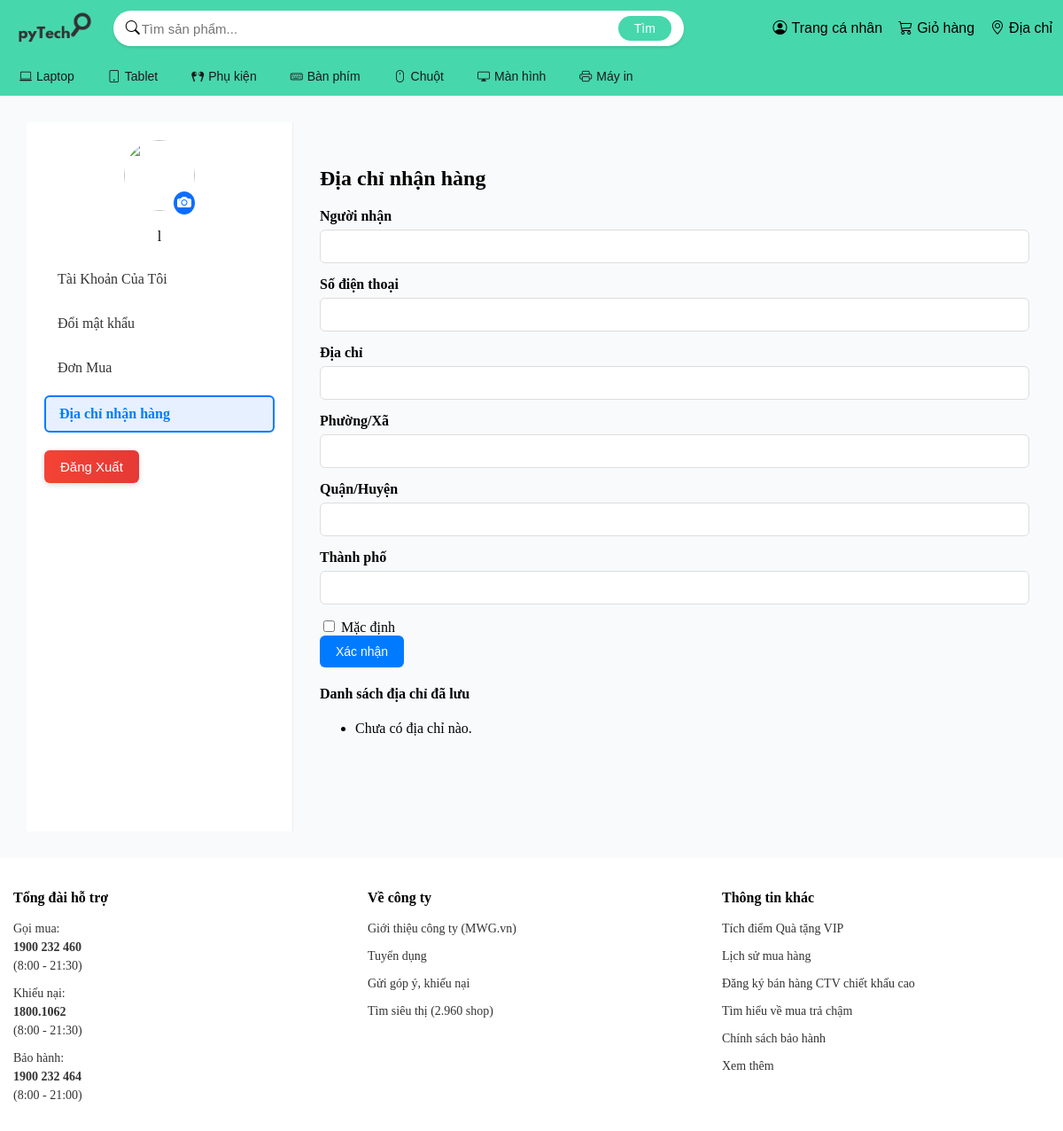
/accounts/profile/address/ (signed in), run on an earlier commit of the app's database.
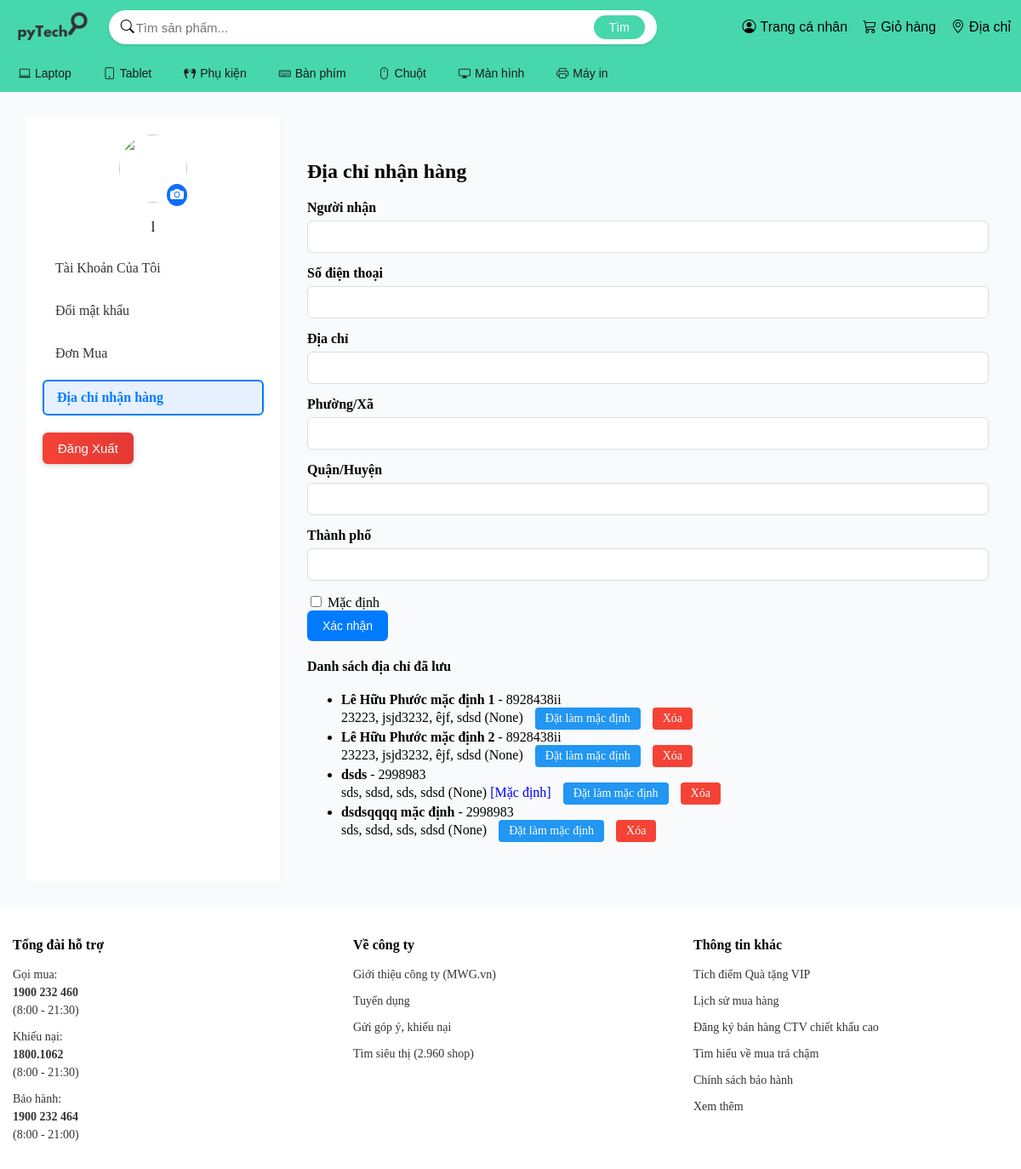
And on a later commit of the database.
### accounts/models.py (models this page shows, shortened)
class Address(models.Model):
    id = models.CharField(verbose_name="ID",primary_key=True)
    customer = models.ForeignKey(Customer, verbose_name="Mã khách hàng",on_delete=models.CASCADE, editable=False)
    recipient_name = models.CharField(verbose_name="Tên người nhận",max_length=255)
    phone = models.CharField(verbose_name="Số điện thoại",max_length=20)
    address_line = models.TextField(verbose_name="Đường")
    ward = models.CharField(verbose_name="Xã",max_length=255, null=True, blank=True)
    district = models.CharField(verbose_name="Quận/Huyện",max_length=255)
    city = models.CharField(verbose_name="Thành Phố",max_length=255)
    postal_code = models.CharField(max_length=20, null=True, blank=True)
    is_default = models.BooleanField(verbose_name="Địa chỉ mặc định",default=False)

### accounts/views.py (the view, shortened to what this page needs)
# urls.py: path("profile/address/", views.profile_address_view, name="profile_address"),
def profile_address_view(request):
    customer_id = request.session.get("customer_id")
    if not customer_id:
        return redirect("login")
    customer = Customer.objects.get(id=customer_id)
    error = None
    success = None
    addresses = Address.objects.filter(customer=customer)
    return render(request, "accounts/profile.html", {
        "customer": customer,
        "addresses": addresses,
        "active_section": "address",
        "error": error,
        "success": success,
    })

### accounts/templates/accounts/profile.html (shortened to what this page needs)
{% extends "userBase.html" %}
{% block head %}
    {% load static %}
    <link rel="stylesheet" href="{% static 'css/profile.css' %}">
{% endblock %}
{% block content %}
<body>
<div class="container-user">
    <aside class="sidebar">
        <div class="user-info">
            <div class="avatar-wrapper">
                <img src="{% static 'TechStore/media/avt/avatar.png' %}" class="avatar-img">
                <span class="avatar-camera"><i class="bi bi-camera-fill"></i></span>
            </div>
            <p class="username">{{ customer.full_name }}</p>
        </div>
        <nav class="menu">
            <ul>
              <li class="{% if active_section == 'profile' %}active{% endif %}">
                <a href="{% url 'profile' %}">Tài Khoản Của Tôi</a>
              </li>
              <li class="{% if active_section == 'password' %}active{% endif %}">
                <a href="{% url 'profile_password' %}">Đổi mật khẩu</a>
              </li>
              <li class="{% if active_section == 'orders' %}active{% endif %}">
                <a href="#">Đơn Mua</a>
              </li>
             <li class="{% if active_section == 'address' %}active{% endif %}">
              <a href="{% url 'profile_address' %}">Địa chỉ nhận hàng</a>
            </li>
            </ul>
        </nav>
        <div class="logout-section">
            <a href="{% url 'logout' %}">
                <button id="logoutBtn">Đăng Xuất</button>
            </a>
        </div>
    </aside>
    <main class="content">
<section class="section {% if active_section == 'address' %}active{% endif %}">
  <h2>Địa chỉ nhận hàng</h2>
  <form method="post" action="{% url 'profile_address' %}">
    <div class="form-group">
      <label>Người nhận</label>
      <input type="text" name="recipient_name" required>
    </div>
    <div class="form-group">
      <label>Số điện thoại</label>
      <input type="text" name="phone" required>
    </div>
    <div class="form-group">
      <label>Địa chỉ</label>
      <input type="text" name="address_line" required>
    </div>
    <div class="form-group">
      <label>Phường/Xã</label>
      <input type="text" name="ward">
    </div>
    <div class="form-group">
      <label>Quận/Huyện</label>
      <input type="text" name="district">
    </div>
    <div class="form-group">
      <label>Thành phố</label>
      <input type="text" name="city">
    </div>
    <div class="form-check">
      <input class="form-check-input" type="checkbox" name="is_default" id="defaultCheck">
      <label class="form-check-label" for="defaultCheck">
        Mặc định
      </label>
    </div>
    <button class="save-btn" type="submit">Xác nhận</button>
  </form>
  <h4>Danh sách địa chỉ đã lưu</h4>
  <ul class="address-list">
    {% for addr in addresses %}
      <li>
        <strong>{{ addr.recipient_name }}</strong> - {{ addr.phone }} <br>
        {{ addr.address_line }}, {{ addr.ward }}, {{ addr.district }}, {{ addr.city }} ({{ addr.postal_code }})
        {% if addr.is_default %}
          <span style="color:blue;">[Mặc định]</span>
        {% endif %}
        <a href="{% url 'set_default_address' addr.id %}" class="default-btn"> Đặt làm mặc định </a>
        <a href="{% url 'delete_address' addr.id %}" class="delete-btn" onclick="return confirm('Bạn có chắc muốn xóa địa chỉ này không?')"> Xóa </a>      </li>
    {% empty %}
      <li>Chưa có địa chỉ nào.</li>
    {% endfor %}
  </ul>
</section>
    </main>
</div>
{% endblock %}

What changed in the data, as far as the page shows it:
added Address: recipient_name "Lê Hữu Phước mặc định 1", phone "8928438ii", address_line "23223", ward "jsjd3232", district "êjf", city "sdsd", postal_code "None"
added Address: recipient_name "Lê Hữu Phước mặc định 2", phone "8928438ii", address_line "23223", ward "jsjd3232", district "êjf", city "sdsd", postal_code "None"
added Address: recipient_name "dsds", phone "2998983", address_line "sds", ward "sdsd", district "sds", city "sdsd", postal_code "None", is_default "[Mặc định]"
added Address: recipient_name "dsdsqqqq mặc định", phone "2998983", address_line "sds", ward "sdsd", district "sds", city "sdsd", postal_code "None"
Also different on the page:
text no longer shown: "Chưa có địa chỉ nào."
